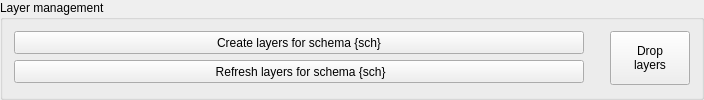
        <widget class="QGroupBox" name="gbxLayerButtons">
         <property name="sizePolicy">
          <sizepolicy hsizetype="Preferred" vsizetype="Fixed">
           <horstretch>0</horstretch>
           <verstretch>0</verstretch>
          </sizepolicy>
         </property>
         <property name="minimumSize">
          <size>
           <width>0</width>
           <height>92</height>
          </size>
         </property>
         <property name="title">
          <string>Layer management</string>
         </property>
         <layout class="QVBoxLayout" name="verticalLayout_4">
          <item>
           <layout class="QGridLayout" name="gridLayout_6">
            <property name="verticalSpacing">
             <number>6</number>
            </property>
            <item row="0" column="3">
             <widget class="QPushButton" name="btnDropLayers">
              <property name="enabled">
               <bool>true</bool>
              </property>
              <property name="sizePolicy">
               <sizepolicy hsizetype="MinimumExpanding" vsizetype="Fixed">
                <horstretch>0</horstretch>
                <verstretch>0</verstretch>
               </sizepolicy>
              </property>
              <property name="minimumSize">
               <size>
                <width>50</width>
                <height>54</height>
               </size>
              </property>
              <property name="toolTip">
               <string>Drop all existing layers referring to the selected citydb schema</string>
              </property>
              <property name="text">
               <string>Drop
layers</string>
              </property>
              <property name="autoRepeatDelay">
               <number>300</number>
              </property>
              <property name="autoDefault">
               <bool>false</bool>
              </property>
             </widget>
            </item>
            <item row="0" column="0">
             <layout class="QVBoxLayout" name="verticalLayout_2">
              <item>
               <widget class="QPushButton" name="btnCreateLayers">
                <property name="enabled">
                 <bool>true</bool>
                </property>
                <property name="sizePolicy">
                 <sizepolicy hsizetype="MinimumExpanding" vsizetype="Fixed">
                  <horstretch>0</horstretch>
                  <verstretch>0</verstretch>
                 </sizepolicy>
                </property>
                <property name="minimumSize">
                 <size>
                  <width>550</width>
                  <height>23</height>
                 </size>
                </property>
                <property name="toolTip">
                 <string>&lt;html&gt;&lt;head/&gt;&lt;body&gt;&lt;p&gt;Create layers for all CityGML data within the area extents defined by the &lt;span style=&quot; font-weight:600; color:#0000ff;&quot;&gt;blue box&lt;/span&gt;&lt;/p&gt;&lt;/body&gt;&lt;/html&gt;</string>
                </property>
                <property name="text">
                 <string>Create layers for schema {sch}</string>
                </property>
                <property name="icon">
                 <iconset>
                  <normaloff>:/plugins/citydb_loader/icons/layers.svg</normaloff>:/plugins/citydb_loader/icons/layers.svg</iconset>
                </property>
                <property name="iconSize">
                 <size>
                  <width>20</width>
                  <height>20</height>
                 </size>
                </property>
                <property name="autoDefault">
                 <bool>false</bool>
                </property>
               </widget>
              </item>
              <item>
               <widget class="QPushButton" name="btnRefreshLayers">
                <property name="enabled">
                 <bool>true</bool>
                </property>
                <property name="sizePolicy">
                 <sizepolicy hsizetype="MinimumExpanding" vsizetype="Fixed">
                  <horstretch>0</horstretch>
                  <verstretch>0</verstretch>
                 </sizepolicy>
                </property>
                <property name="minimumSize">
                 <size>
                  <width>570</width>
                  <height>23</height>
                 </size>
                </property>
                <property name="toolTip">
                 <string>&lt;html&gt;&lt;head/&gt;&lt;body&gt;&lt;p&gt;Refresh all existing layers. &lt;span style=&quot; font-weight:600;&quot;&gt;Beware:&lt;/span&gt; it may take some time!&lt;/p&gt;&lt;/body&gt;&lt;/html&gt;</string>
                </property>
                <property name="text">
                 <string> Refresh layers for schema {sch}</string>
                </property>
                <property name="icon">
                 <iconset>
                  <normaloff>:/plugins/citydb_loader/icons/refresh_icon.svg</normaloff>:/plugins/citydb_loader/icons/refresh_icon.svg</iconset>
                </property>
                <property name="autoDefault">
                 <bool>false</bool>
                </property>
               </widget>
              </item>
             </layout>
            </item>
            <item row="0" column="2">
             <spacer name="horizontalSpacer_4">
              <property name="orientation">
               <enum>Qt::Horizontal</enum>
              </property>
              <property name="sizeHint" stdset="0">
               <size>
                <width>20</width>
                <height>20</height>
               </size>
              </property>
             </spacer>
            </item>
           </layout>
          </item>
         </layout>
        </widget>
